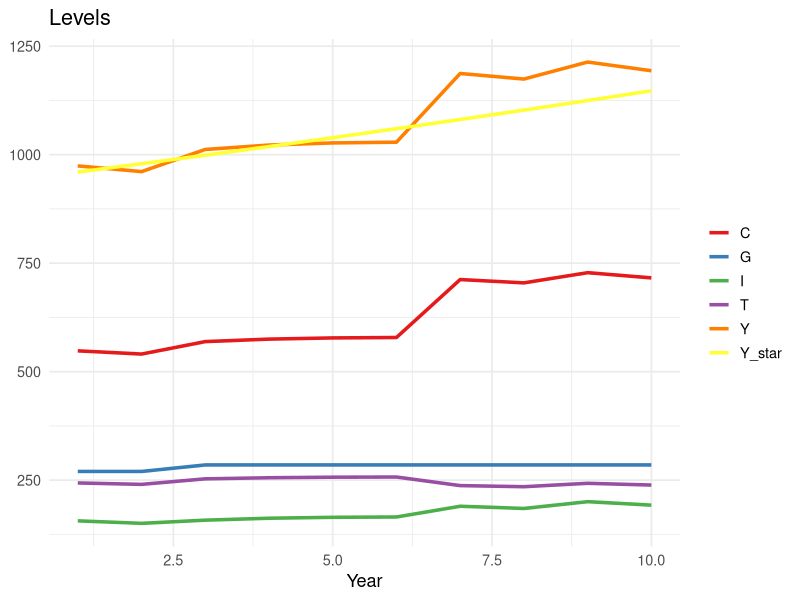
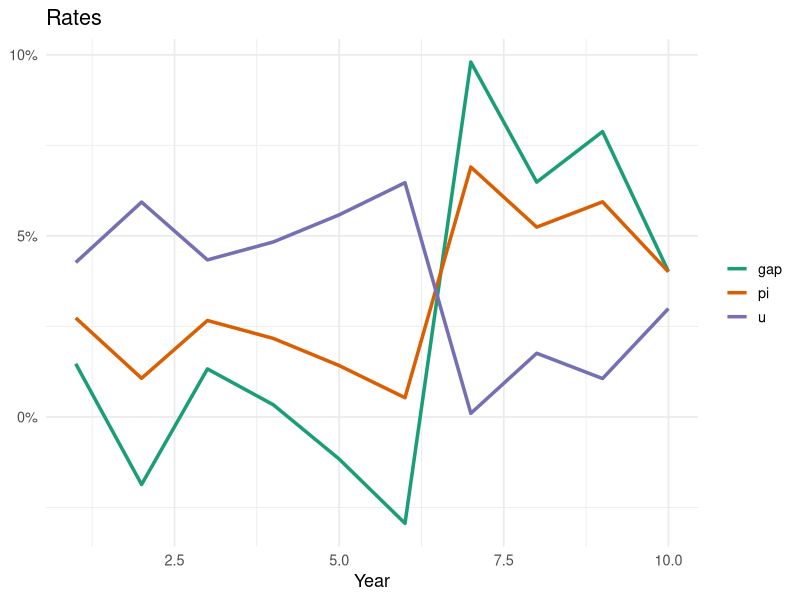

These figures' R source, in order:
library(tidyverse)

set.seed(42)  # remove for fresh randomness each run

# ── Parameters ────────────────────────────────────
mpc          <- 0.75   # share of disposable income spent
tau          <- 1.5    # investment shrinks per pp of tax above baseline
tax_baseline <- 0.25
g            <- 0.02   # trend growth (tech + capital + labor)
u_natural    <- 0.05   # natural unemployment rate
okun         <- 0.5    # Okun coefficient: output gap → unemployment
pi_target    <- 0.02   # target / expected inflation
beta         <- 0.5    # Phillips slope: output gap → inflation
shock_sd     <- 0.03   # std dev of yearly investment shock
I_base_0     <- 150    # year 1 baseline investment
Y_star_0     <- 960    # year 1 potential output

# ── Player choices over time ──────────────────────
years    <- 10
G_path   <- c(rep(270, 2), rep(285, 8))     # +15 spending bill, year 3 onward
tax_path <- c(rep(0.25, 6), rep(0.20, 4))   # 5pp tax cut, year 7 onward

# ── Simulate ──────────────────────────────────────
results <- data.frame(year = 1:years, Y = NA, C = NA, I = NA, G = NA,
                      T = NA, Y_star = NA, gap = NA, u = NA, pi = NA)

for (t in 1:years) {
  G        <- G_path[t]
  tax_rate <- tax_path[t]
  
  shock    <- rnorm(1, 0, shock_sd)                    # animal spirits
  Y_star   <- Y_star_0 * (1 + g)^(t - 1)               # potential grows on trend
  I        <- I_base_0 * (1 + g)^(t - 1) *             # investment grows on trend,
    (1 - tau * (tax_rate - tax_baseline)) *  #   shrinks at high taxes,
    (1 + shock)                              #   plus this year's shock
  Y        <- (I + G) / (1 - mpc * (1 - tax_rate))     # Keynesian cross
  T        <- tax_rate * Y
  C        <- mpc * (Y - T)
  
  gap      <- (Y - Y_star) / Y_star                    # + hot, − slack
  u        <- u_natural - okun * gap                   # Okun's law
  pi       <- pi_target + beta * gap                   # Phillips curve
  
  results[t, ] <- c(t, Y, C, I, G, T, Y_star, gap, u, pi)
}

# ── Plot 1: monetary levels ──
results %>%
  select(year, Y, C, I, G, T, Y_star) %>%
  pivot_longer(-year, names_to = "variable", values_to = "value") %>%
  ggplot(aes(x = year, y = value, color = variable)) +
  geom_line(linewidth = 1.2) +
  scale_color_brewer(palette = "Set1") +
  theme_minimal(base_size = 13) +
  labs(x = "Year", y = NULL, color = NULL, title = "Levels")

# ── Plot 2: rates ──
results %>%
  select(year, gap, u, pi) %>%
  pivot_longer(-year, names_to = "variable", values_to = "value") %>%
  ggplot(aes(x = year, y = value, color = variable)) +
  geom_line(linewidth = 1.2) +
  scale_y_continuous(labels = scales::percent) +
  scale_color_brewer(palette = "Dark2") +
  theme_minimal(base_size = 13) +
  labs(x = "Year", y = NULL, color = NULL, title = "Rates")
